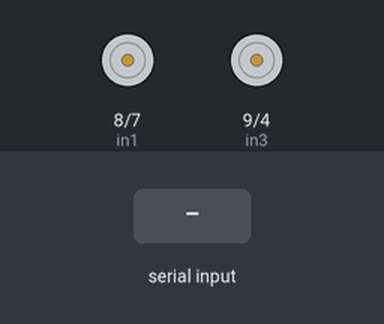
Bench run of a sketch on a simulated Arduino Uno, built with avr-gcc and run on an emulated ATmega328P. On the bench: motor-driver pin pairs drawn as motors (green arrow = first pin HIGH = forward, orange = second pin HIGH = backward, longer = more drive, scaled by the enable pin). Inputs (shaded band) come from the test bench. What the sketch prints to the serial monitor is not drawn.

Above: at 1.2 s.
1.3 s: "90,45\n" received over the second serial link
4.3 s: "1\n" received over the second serial link
At 5.3 s:
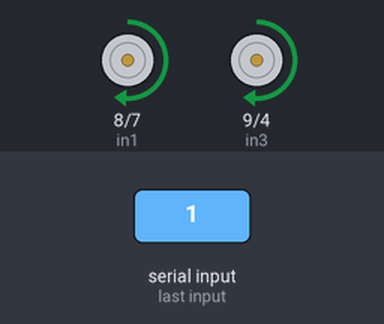
7.2 s: "3\n" received over the second serial link
At 7.7 s:
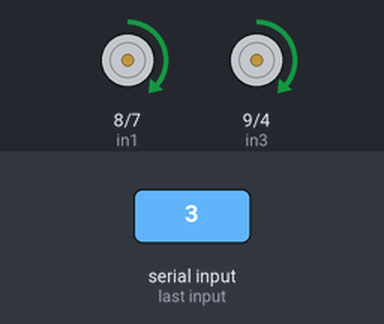
10.1 s: "5\n" received over the second serial link
At 11.2 s:
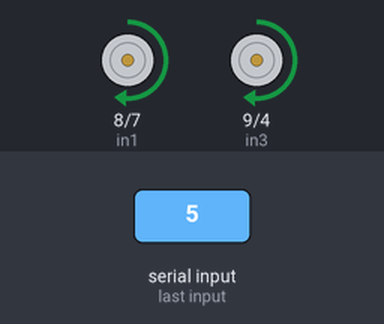
Timing chart, 0 to 13.1 s (numbered marks = the images above; inputs shaded):
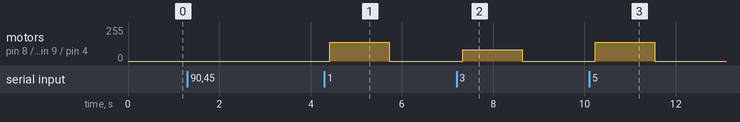

The sketch:

arduino_IoT_control_motor.ino
```cpp
#include<SoftwareSerial.h>
#include <stdio.h>
SoftwareSerial SUART(2, 3); //SRX=Dpin-2; STX-DPin-3
// Motor A connections
int enA = 5;
int in1 = 8;
int in2 = 7;
// Motor B connections
int enB = 6;
int in3 = 9;
int in4 = 4;
int robot_speed_number = 0;
int robot_speed_PWM = 0;
int sens = 0;
int message = 0;
int prev_message = 0;
const byte numChars = 32;
char receivedChars[numChars];
boolean newData = false;
/*****************************************************************************
 *          ______
 *   enA  -|      |- VCC1
 *   IN1  -|      |- IN4
 *   OUT1 -|      |- OUT4
 *   GND  -|      |- GND
 *   GMD  -|      |- GND
 *   OUT2 -|      |- OUT3
 *   IN2  -|      |- IN3
 *   VCC2 -|______|- enB
 *
 ENX = High will make the engine spin, Low will make it stop but can control the speed with a
 (PWM maximum possible values are 0 to 255)
 OUT1(+) and OUT2(-) are the output for motor 1
 OUT4(+) and OUT3(-) are the outpût for motor 2
 IN1      IN2  Spinning Direction
 Low(0)  Low(0)  Motor OFF
 High(1) Low(0)  Forward
 Low(0)  High(1) Backward
 High(1) High(1) Motor OFF


 ******************************************************************************/
void setup()
{
  Serial.begin(4800); //enable Serial Monitor
  SUART.begin(4800); //enable SUART Port

  // Set all the motor control pins to outputs
  pinMode(enA, OUTPUT);
  pinMode(enB, OUTPUT);
  pinMode(in1, OUTPUT);
  pinMode(in2, OUTPUT);
  pinMode(in3, OUTPUT);
  pinMode(in4, OUTPUT);

  // Turn off motors - Initial state
  digitalWrite(in1, LOW);
  digitalWrite(in2, LOW);
  digitalWrite(in3, LOW);
  digitalWrite(in4, LOW);

}

void loop()
{
  byte n = SUART.available(); //n != 0 means a character has arrived
  if (n != 0)
  {/*
    while(SUART.read() != "," && SUART.available() != 0){
      char message = SUART.read();  //read character
      message = (int)message;
      Serial.print(message);        //show character on Serial Monitor
      Serial.println("");
    }
    */
    int message = SUART.parseInt();  //read character
    if(message > 100){
      message = prev_message;
    }
    Serial.print("message");
    Serial.print(message);        //show character on Serial Monitor
    Serial.println("");

    /*
    We decode the message received by SUART encoded on a int
    the int is between 0 and 39 in the format XY
    X is the direction 0 straight, 1 back, 2 left, 3 right
    Y is the speed between 0 and 9
  */
  Serial.print("message");        //show character on Serial Monitor
  Serial.println(message);
  robot_speed_number = message % 10;
  Serial.print("robot_speed_number");        //show character on Serial Monitor
  Serial.println(robot_speed_number);
  /*
   We convert the value into PWM shape by using the function map()
   The synthax is: map(value, fromLow, fromHigh, toLow, toHigh)
  */
  robot_speed_PWM = map(robot_speed_number, 0, 9, 0, 255);
  Serial.print("robot_speed_PWM");        //show character on Serial Monitor
  Serial.println(robot_speed_PWM);
  sens = message / 10;
  Serial.print("sens");        //show character on Serial Monitor
  Serial.println(sens);
  move_robot(robot_speed_PWM, sens);
  prev_message = message;
  }

  else{
    Serial.print("No message");
    //int message = 0;
  }
  delay(200);
}


void move_robot(int motorSpeed, int sens) {
  // Set motors to maximum speed
  // For PWM maximum possible values are 0 to 255
  analogWrite(enA, motorSpeed);
  analogWrite(enB, motorSpeed);
  // If forward is clicked
  if(motorSpeed>0 && sens == 0){
    // Turn on motor A & B
    /*
    The function select type replace these four lines
    digitalWrite(in1, HIGH);
    digitalWrite(in2, LOW);
    digitalWrite(in3, HIGH);
    digitalWrite(in4, LOW);
    */
    select_type_move(HIGH, LOW, HIGH, LOW);
    delay(100);
  }
  // If backward is clicked
  if(motorSpeed>0 && sens == 1){
    // Change motor directions
    select_type_move(LOW, HIGH, LOW, HIGH);
    delay(100);
  }
  // If turn left is clicked
  if(motorSpeed>0 && sens == 2){
    select_type_move(LOW, HIGH, HIGH, LOW);
    delay(100);
  }

  // If turn right is clicked
  if(motorSpeed>0 && sens == 3){
    select_type_move(HIGH, LOW, LOW, HIGH);
    delay(100);
  }
  if(motorSpeed == 0){
    //Stop motor at the end
    stop_robot();
  }
}

void select_type_move(int in1_state, int in2_state, int in3_state, int in4_state){
  digitalWrite(in1, in1_state);
  digitalWrite(in2, in2_state);
  digitalWrite(in3, in3_state);
  digitalWrite(in4, in4_state);
}

void stop_robot(){
  digitalWrite(in1, LOW);
  digitalWrite(in2, LOW);
  digitalWrite(in3, LOW);
  digitalWrite(in4, LOW);
}
```

Measured:
- after the input at 4.3 s, motor on pin 8 (in1) / pin 7 (in2), motor on pin 9 (in3) / pin 4 (in4): stopped → forward 141/255 after 0.12 s, → stopped 1.3 s later
- after the input at 7.2 s, motor on pin 8 (in1) / pin 7 (in2), motor on pin 9 (in3) / pin 4 (in4): stopped → forward 85/255 after 0.13 s, → stopped 1.3 s later
- after the input at 10.1 s, motor on pin 8 (in1) / pin 7 (in2), motor on pin 9 (in3) / pin 4 (in4): stopped → forward 141/255 after 0.14 s, → stopped 1.3 s later
